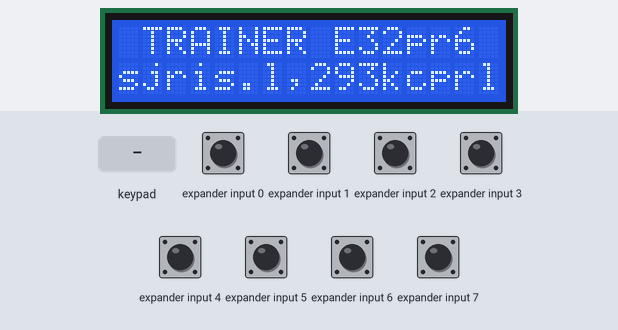
Simulated run of this sketch. Board: Arduino Uno, built with avr-gcc and run on an emulated ATmega328P. Parts: 16×2 character LCD. Wiring (inferred from the names in the program): PCF8574 port expander at I2C address 0x38. The test bench sets the inputs (shaded band); at power-on: expander input 0–7 HIGH. Random numbers use the default seed unless the sketch sets one. At 6.2 s the program stops and its outputs stay as they are.

Above: at 1.2 s.
1.3 s: key 'B' pressed
At 4.5 s:
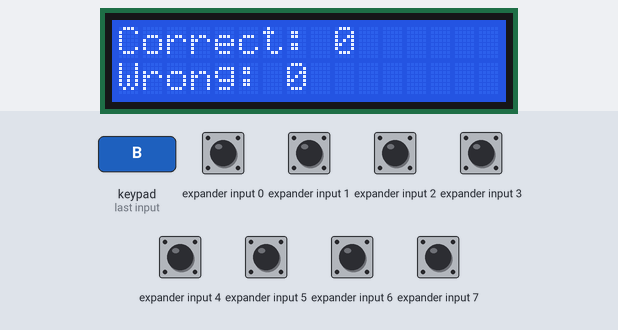
At 7.3 s:
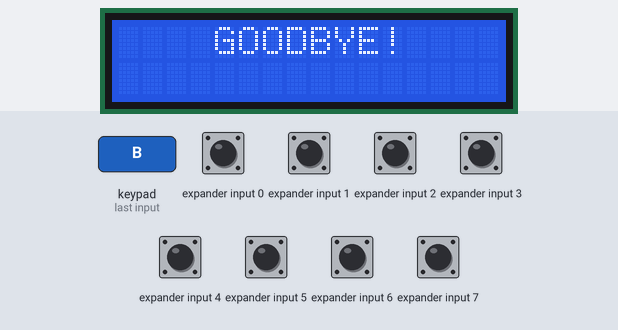
Timing chart, 0 to 7.7 s (numbered marks = the images above; inputs shaded):
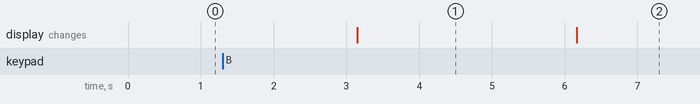

Measured:
- what the display in image 1 shows lasts 3.0 s, from 3.2 s to 6.2 s

The sketch:

math_trainer.ino
```cpp
#include <Wire.h>
#include <LiquidCrystal_I2C.h>
#include <Keypad_I2C.h>
#include <Keypad.h>

#define keypad_I2CADDR 0x38

const byte ROWS = 4; //four rows
const byte COLS = 4; //four columns
char keys[ROWS][COLS] = {
	{'1','2','3','A'},
	{'4','5','6','B'},
	{'7','8','9','C'},
	{'*','0','#','D'}
};
// Digitran keypad, bit numbers of PCF8574 i/o port
byte rowPins[ROWS] = {3, 2, 1, 0}; //connect to the row pinouts of the keypad
byte colPins[COLS] = {7, 6, 5, 4}; //connect to the column pinouts of the keypad

Keypad_I2C kpd( makeKeymap(keys), rowPins, colPins, ROWS, COLS, keypad_I2CADDR, PCF8574 );
LiquidCrystal_I2C lcd(0x3f,16,2);  // set the LCD address to 0x3f for a 16 chars and 2 line display

void setup()
{
	Wire.begin( );
	kpd.begin( makeKeymap(keys) );
	lcd.begin();                      // initialize the lcd
	// Print a message to the LCD.
	lcd.backlight();
}


void loop()
{
	hello();
	int correct = 0;
	int wrong = 0;
	String answer = "";
	int seed = analogRead(A0);
	randomSeed(seed);

	bool continue_training_loop = true;

	//training loop
	while(continue_training_loop){
		answer = "";
		int num1 = random(99);
		int num2 = random(99);
		int sum = num1 + num2;
		bool continue_kpd_loop = true;
		char key = 0;

		//kpd loop
		while(continue_kpd_loop){
			draw_main_display(correct, wrong, num1, num2, answer);

			key = kpd.waitForKey();

			if((key >= '0') &&  (key <= '9')){
				answer += key;
			}
			else if(key == 'D'){
				int len = answer.length();
				if(len > 0)answer.remove(len - 1);
			}
			else if((key == '#') || (key == 'B')){
				continue_kpd_loop = false;
			}
		}  //end of kpd loop

		if(key == 'B') continue_training_loop = false;
		else if(key == '#'){
			int sum_answer = answer.toInt();
			if(sum == sum_answer) correct++;
			else wrong++;
		}
	}  // end of training loop

	goodbye(correct, wrong);
	while(true){}
}

void hello()
{
	lcd.clear();
	lcd.print(" TRAINER E32pr6 ");
	lcd.setCursor(0,1);
	lcd.print("sjris.l,293kcprl");
	delay(3000);
}

void draw_main_display(int correct, int wrong, int num1, int num2, String answer)
{
	lcd.clear();
	lcd.setCursor(0,0);
	lcd.print("corr:   wrng:");
	lcd.setCursor(5,0);
	lcd.print(correct);
	lcd.setCursor(13,0);
	lcd.print(wrong);
	lcd.setCursor(0,1);
	lcd.print("  +  =");
	lcd.setCursor(0,1);
	lcd.print(num1);
	lcd.setCursor(3,1);
	lcd.print(num2);
	lcd.setCursor(6,1);
	lcd.print(answer);
}

void goodbye(int correct, int wrong)
{
	lcd.clear();
	lcd.setCursor(0,0);
	lcd.print("Correct:");
	lcd.setCursor(9,0);
	lcd.print(correct);
	lcd.setCursor(0,1);
	lcd.print("Wrong:");
	lcd.setCursor(7,1);
	lcd.print(wrong);
	delay(3000);

lcd.clear();
	lcd.setCursor(0,0);
	lcd.print("    GOODBYE!");

}
```

Keypad_I2C.cpp
```cpp
// (licence header left out)
#include "Keypad_I2C.h"

// Let the user define a keymap - assume the same row/column count as defined in constructor
void Keypad_I2C::begin(char *userKeymap) {
    Keypad::begin(userKeymap);
	TwoWire::begin();
	pinState = pinState_set( );
}


// Initialize I2C
void Keypad_I2C::begin(void) {
	TwoWire::begin();
//	pinState = 0xff;
	pinState = pinState_set( );
}

// Initialize I2C
void Keypad_I2C::begin(byte address) {
	i2caddr = address;
	TwoWire::begin(address);
//	pinState = 0xff;
	pinState = pinState_set( );
}

// Initialize I2C
void Keypad_I2C::begin(int address) {
	i2caddr = address;
	TwoWire::begin(address);
//	pinState = 0xff;
	pinState = pinState_set( );
}


void Keypad_I2C::pin_write(byte pinNum, boolean level) {
	word mask = 1<<pinNum;
	if( level == HIGH ) {
		pinState |= mask;
	} else {
		pinState &= ~mask;
	}
	port_write( pinState );
} // I2CxWrite( )


int Keypad_I2C::pin_read(byte pinNum) {
	word mask = 0x1<<pinNum;
	TwoWire::requestFrom((int)i2caddr, (int)i2cwidth);
	word pinVal = TwoWire::read( );
	if (i2cwidth > 1) {
		pinVal |= TwoWire::read( ) << 8;
	}
	pinVal &= mask;
	if( pinVal == mask ) {
		return 1;
	} else {
		return 0;
	}
}

void Keypad_I2C::port_write( word i2cportval ) {
	TwoWire::beginTransmission((int)i2caddr);
	TwoWire::write( i2cportval & 0x00FF);
	if (i2cwidth > 1) {
		TwoWire::write( i2cportval >> 8 );
	}
	TwoWire::endTransmission();
	pinState = i2cportval;
} // port_write( )

word Keypad_I2C::pinState_set( ) {
	TwoWire::requestFrom( (int)i2caddr, (int)i2cwidth );
	pinState = TwoWire::read( );
	if (i2cwidth > 1) {
		pinState |= TwoWire::read( ) << 8;
	}
	return pinState;
} // set_pinState( )


/*
|| @changelog
|| |
|| | 2.0 2013-08-31 - Paul Williamson : Added i2cwidth parameter for PCF8575 support
|| |
|| | 1.0 2012-07-12 - Joe Young : Initial Release
|| #
*/
```

Keypad_I2C.h
```cpp
// (licence header left out)
#ifndef KEYPAD_I2C_H
#define KEYPAD_I2C_H

#include "Keypad.h"
#include "Wire.h"

#define	PCF8574	1	// PCF8574 I/O expander device is 1 byte wide
#define PCF8575 2	// PCF8575 I/O expander device is 2 bytes wide

class Keypad_I2C : public Keypad, public TwoWire {
public:
	Keypad_I2C(char* userKeymap, byte* row, byte* col, byte numRows, byte numCols, byte address, byte width = 1) :
		Keypad(userKeymap, row, col, numRows, numCols) { i2caddr = address; i2cwidth = width;}


	// Keypad function
	void begin(char *userKeymap);
	// Wire function
	void begin(void);
	// Wire function
	void begin(byte address);
	// Wire function
	void begin(int address);

	void pin_mode(byte pinNum, byte mode) {}
	void pin_write(byte pinNum, boolean level);
	int  pin_read(byte pinNum);
	// read initial value for pinState
	word pinState_set( );
	// write a whole byte or word (depending on the port expander chip) to i2c port
	void port_write( word i2cportval );

private:
    // I2C device address
    byte i2caddr;
    // I2C port expander device width in bytes (1 for 8574, 2 for 8575)
    byte i2cwidth;
	// I2C pin_write state persistant storage
	// least significant byte is used for 8-bit port expanders
	word pinState;
};


#endif // KEYPAD_I2C_H

/*
|| @changelog
|| |
|| | 2.0 2013-08-31 - Paul Williamson : Added i2cwidth parameter for PCF8575 support
|| |
|| | 1.0 2012-07-12 - Joe Young : Initial Release
|| #
*/
```
